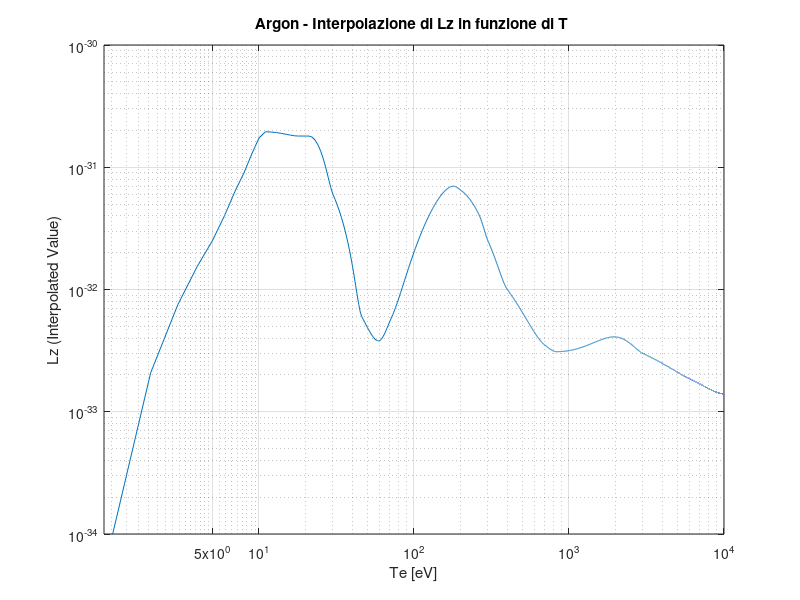
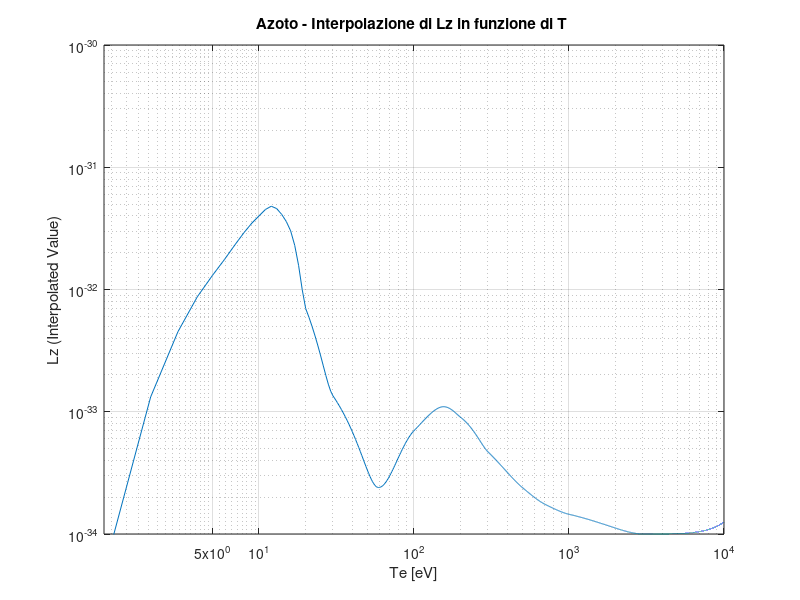
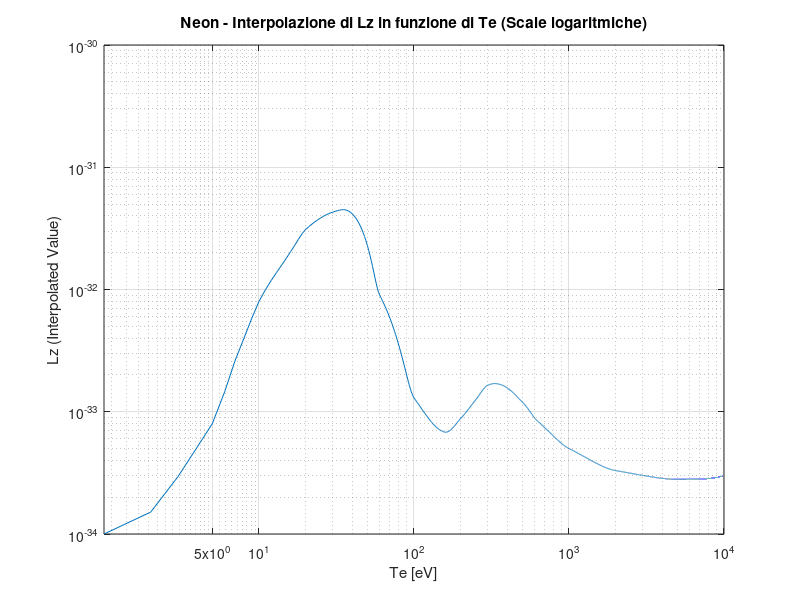
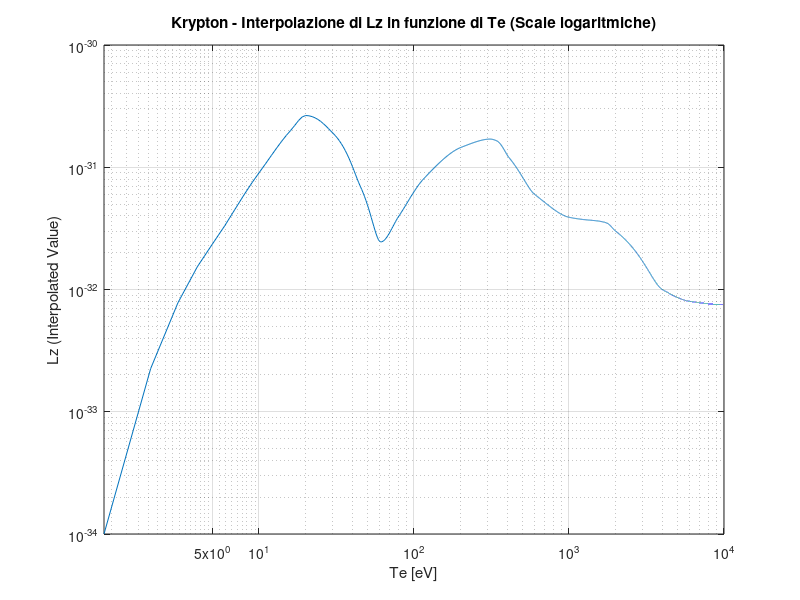

Write MATLAB code to recreate these figures, in order.
clc
clear all 
close all 

%% deuterio

perc_deu_div = 0.2 % percentuale di deuterio che va nel divertore dalla valavola di deuterio
%tau_deu_div = 1/12 % costante di tempo del sistema di pompaggio 1/polo del modello di pompaggio al divertore
tau_deu_div = 1/12 % --> valore originale 1/12 -->

A_deu_div = -1/tau_deu_div
B_deu_div = perc_deu_div
C_deu_div = 1 
D_deu_div = 0

perc_deu_core = 1-perc_deu_div % percentuale di deuterio che va nel divertore dalla valvola
%tau_deu_core = 1/4 % tau del modello di pompaggio deuterio nel core
tau_deu_core = 1/4 % --> valore originale 1/4 
 
A_deu_core = -1/tau_deu_core
B_deu_core = perc_deu_core
C_deu_core = 1 
D_deu_core = 0

%% azoto

perc_azoto_div = 0.8 % percentuale di azoto che va nel divertore dalla valavola dell' azoto
tau_azoto_div = 1/12 % --> valore originale 1/12 costante di tempo del sistema di pompaggio 1/polo del modello di pompaggio al divertore
A_azoto_div = -1/tau_azoto_div
B_azoto_div = perc_azoto_div
C_azoto_div = 1 
D_azoto_div = 0

perc_azoto_core = 1-perc_azoto_div % percentuale di azoto che va nel core dalla valavola 
tau_azoto_core = 1/4 % --> valore  originale 1/4 tau del modello di pompaggio al core valore originale di partenza: 1/4
A_azoto_core = -1/tau_azoto_core
B_azoto_core = perc_azoto_core
C_azoto_core = 1 
D_azoto_core = 0



%% azoto prova più lento
perc_azoto_div = 0.8 % percentuale di azoto che va nel divertore dalla valavola dell' azoto
tau_azoto_div_prova = 1/2 % costante di tempo del sistema di pompaggio 1/polo del modello di pompaggio
A_azoto_div_prova = -1/tau_azoto_div_prova
B_azoto_div = perc_azoto_div
C_azoto_div = 1 
D_azoto_div = 0

perc_azoto_core = 1-perc_azoto_div % percentuale di azoto che va nel core dalla valavola di azoto
tau_azoto_core_prova = 1/1 % tau del modello di pompaggio al core
A_azoto_core_prova = -1/tau_azoto_core_prova
B_azoto_core = perc_azoto_core
C_azoto_core = 1 
D_azoto_core = 0
%% condizione iniziale 
ne0_div = 10^18 %densità elettronica sul divertore iniziale 
ne0_core = 10^18 %densità elettronica sul core iniziale
ion = 7  % Azoto: 7 , Krypton: 36 %livello di ionizzazione delle impurezze 
Te_tar = 2 % temperatura elettronica sul target
Te_omp = 80 %temperatura elettronica outer midplane
k0 = 1000
Te_tar2 = 10 % temperatura elettronica sul target nella simulazione in cui la temperatura non rimane costante 
Te_omp2 = 100 %temperatura elettronica outer midplane nella simulazione in cui la temperatura non rimane costante 

%% caso in cui non faccio distinzione tra core e divertore

tau_deu = 1/3 % costante di tempo del sistema di pompaggio 1/polo del modello di pompaggio al divertore
A_deu_med = -1/tau_deu
B_deu_med = 1
C_deu_med = 1 
D_deu_med = 0

tau_azoto = 1/3 % costante di tempo del sistema di pompaggio 1/polo del modello di pompaggio al divertore
A_azoto_med = -1/tau_azoto
B_azoto_med = 1
C_azoto_med = 1 
D_azoto_med = 0

%% Lz di argon 

% Definisci i punti dati per l'interpolazione
Te_valuesArgon = [0, 1, 5, 8,11, 18, 21, 30, 46, 59, 72, 180, 200, 260,300,400, 700, 830, 1950, 3000, 6300, 10000];
%Te_values = [0, 5, 11, 18, 21, 30, 46, 59, 72, 180, 200, 260,300,400, 700, 830, 1950, 3000, 6300, 10000];  % Valori di temperatura campione



Lz_valuesArgon = [5e-35, 5e-35, 2.5e-32, 9e-32,1.95e-31, 1.8e-31, 1.8e-31, 6e-32, 6e-33, 3.8e-33, 6e-33, 7e-32, 6.5e-32, 4.2e-32, 2.5e-32, 1e-32,3.5e-33, 3.1e-33, 4.1e-33, 3e-33,1.8e-33, 1.4e-33];     % Valori di Lz corrispondenti
%Lz_valuesArgon = [1e-34, 2.5e-32, 1.95e-31, 1.8e-31, 1.8e-31, 6e-32, 6e-33, 3.8e-33, 6e-33, 7e-32, 6.5e-32, 4.2e-32, 2.5e-32, 1e-32,3.5e-33, 3.1e-33, 4.1e-33, 3e-33,1.8e-33, 1.4e-33];


% Crea un intervallo di temperature da interpolare
Te = linspace(min(Te_valuesArgon), max(Te_valuesArgon), 10000);  % 100 punti tra min e max di Te_values

% Calcola i valori interpolati di Lz
%Lz = interp1(Te_values, Lz_valuesArgon, Te, 'linear', 'extrap');
Lz = interp1(Te_valuesArgon, Lz_valuesArgon, Te, 'pchip', 'extrap');

% Visualizza il grafico di Lz in funzione di Te
figure(1);
plot(Te, Lz, '-'); % Usa plot normale
set(gca, 'XScale', 'log'); % Imposta l'asse x su scala logaritmica
set(gca, 'YScale', 'log'); % Imposta l'asse y su scala logaritmica
xlabel('Te [eV]');
ylabel('Lz (Interpolated Value)');
title('Argon - Interpolazione di Lz in funzione di T ');
grid on;

% Asse y
yticks([1e-34, 1e-33, 1e-32, 1e-31, 1e-30]); % Tacche logaritmiche su y
ylim([1e-34, 1e-30]); % Limita l'intervallo dei valori di y

xticks([5, 10, 100, 1000, 10000]); % Tacche logaritmiche su x
xlim([0, 10000]); % Limita l'intervallo dei valori di y

%% Lz Azoto

% Definisci i punti dati per l'interpolazione
Te_valuesAzoto = [0,1, 5, 10, 12, 15, 20, 30, 59, 100, 155, 200, 300, 500, 700, 1000, 3000, 10000];  % Valori di temperatura campione
Lz_valuesAzoto = [5e-35, 5e-35,1.3e-32, 4.0e-32, 4.8e-32, 3.6e-32, 7e-33, 1.35e-33, 2.4e-34, 7e-34, 1.1e-33, 9e-34, 4.7e-34, 2.4e-34, 1.75e-34, 1.45e-34, 1e-34, 1.25e-34];     % Valori di Lz corrispondenti

% Crea un intervallo di temperature da interpolare
Te = linspace(min(Te_valuesAzoto), max(Te_valuesAzoto), 10000);  % 10000 punti tra min e max di Te_values


% Calcola i valori interpolati di Lz
Lz = interp1(Te_valuesAzoto, Lz_valuesAzoto, Te, 'pchip', 'extrap');

% Visualizza il grafico di Lz in funzione di Te
figure(2);
plot(Te, Lz, '-'); % Usa plot normale
set(gca, 'XScale', 'log'); % Imposta l'asse x su scala logaritmica
set(gca, 'YScale', 'log'); % Imposta l'asse y su scala logaritmica
xlabel('Te [eV]');
ylabel('Lz (Interpolated Value)');
title('Azoto - Interpolazione di Lz in funzione di T ');
grid on;

% Asse y
yticks([1e-34, 1e-33, 1e-32, 1e-31, 1e-30]); % Tacche logaritmiche su y
ylim([1e-34, 1e-30]); % Limita l'intervallo dei valori di y

xticks([5, 10, 100, 1000, 10000]); % Tacche logaritmiche su x
xlim([0, 10000]); % Limita l'intervallo dei valori di y

%% Lz neon

% Definizione dei punti dati
Te_valuesNeon = [0, 1, 5, 8, 10, 15, 17, 20, 30, 35, 60, 100, 150, 160, 200, 250, 300, 330, 500, 620, 1000,2000,5000,10000];  % Valori di temperatura
Lz_valuesNeon = [1e-34, 1e-34, 8e-34, 4e-33, 8e-33, 1.8e-32, 2.3e-32, 3.1e-32, 4.3e-32, 4.5e-32, 9e-33, 1.3e-33, 7e-34, 6.8e-34, 8.8e-34, 1.25e-33, 1.65e-33, 1.7e-33, 1.2e-33, 8.5e-34, 5e-34,3.3e-34, 2.8e-34,3e-34]; 

% Crea un intervallo di temperature da interpolare
Te = linspace(min(Te_valuesNeon), max(Te_valuesNeon), 10000);  % 100 punti tra min e max di Te_values

% Calcola i valori interpolati di Lz
Lz = interp1(Te_valuesNeon, Lz_valuesNeon, Te, 'pchip', 'extrap');

% Visualizza il grafico di Lz in funzione di Te
figure(3);
plot(Te, Lz, '-'); % Usa plot normale
set(gca, 'XScale', 'log'); % Imposta l'asse x su scala logaritmica
set(gca, 'YScale', 'log'); % Imposta l'asse y su scala logaritmica
xlabel('Te [eV]');
ylabel('Lz (Interpolated Value)');
title('Neon - Interpolazione di Lz in funzione di Te (Scale logaritmiche)');
grid on;

% Asse y
yticks([1e-34, 1e-33, 1e-32, 1e-31, 1e-30]); % Tacche logaritmiche su y
ylim([1e-34, 1e-30]); % Limita l'intervallo dei valori di y

xticks([5, 10, 100, 1000, 10000]); % Tacche logaritmiche su x
xlim([0, 10000]); % Limita l'intervallo dei valori di y


%% Lz Krypton

% Definizione dei punti dati
Te_valuesKrypton = [0, 1, 5, 10, 16, 20, 30, 45, 61, 80, 115, 200, 310, 340, 410, 600, 1000, 1750, 2000, 4000, 6000, 10000];  % Valori di temperatura
Lz_valuesKrypton = [1e-34, 1e-34, 2.35e-32, 9e-32, 2e-31, 2.65e-31, 1.9e-31, 7e-32, 2.45e-32, 4e-32, 8e-32, 1.45e-31, 1.7e-31, 1.65e-31, 1.2e-31, 6e-32, 3.9e-32, 3.5e-32, 3e-32, 1e-32, 8e-33, 7.5e-33]; 

% Crea un intervallo di temperature da interpolare
Te = linspace(min(Te_valuesKrypton), max(Te_valuesKrypton), 10000);  % 100 punti tra min e max di Te_values

% Calcola i valori interpolati di Lz
Lz = interp1(Te_valuesKrypton, Lz_valuesKrypton, Te, 'pchip', 'extrap');

% Visualizza il grafico di Lz in funzione di Te
figure(4);
plot(Te, Lz, '-'); % Usa plot normale
set(gca, 'XScale', 'log'); % Imposta l'asse x su scala logaritmica
set(gca, 'YScale', 'log'); % Imposta l'asse y su scala logaritmica
xlabel('Te [eV]');
ylabel('Lz (Interpolated Value)');
title('Krypton - Interpolazione di Lz in funzione di Te (Scale logaritmiche)');
grid on;

% Asse y
yticks([1e-34, 1e-33, 1e-32, 1e-31, 1e-30]); % Tacche logaritmiche su y
ylim([1e-34, 1e-30]); % Limita l'intervallo dei valori di y

xticks([5, 10, 100, 1000, 10000]); % Tacche logaritmiche su x
xlim([0, 10000]); % Limita l'intervallo dei valori di y

%% Lz Tungsteno

% Definizione dei punti dati
Te_valuesTungsteno = [40,50,70,150,200,300,500,800,1000,1500,2000,3000,5000,7000,20000,40000,100000];  % Valori di temperatura
Lz_valuesTungsteno = [2.56*10^-31, 2.55*10^-31, 1.73*10^-31,1.57*10^-31 ,1.65*10^-31 ,1.99*10^-31, 2.91*10^-31,3.76*10^-31,4.21*10^-31,4.59*10^-31,4.38*10^-31,2.28*10^-31,1.87*10^-31,1.67*10^-31,7.3*10^-32, 4.95*10^-32, 2.50*10^-32]; 

% Crea un intervallo di temperature da interpolare
Te = linspace(min(Te_valuesTungsteno), max(Te_valuesTungsteno), 10000);  % 100 punti tra min e max di Te_values

% Calcola i valori interpolati di Lz
Lz = interp1(Te_valuesTungsteno, Lz_valuesTungsteno, Te, 'pchip', 'extrap');

% Visualizza il grafico di Lz in funzione di Te
figure(5);
plot(Te, Lz, '-'); % Usa plot normale
set(gca, 'XScale', 'log'); % Imposta l'asse x su scala logaritmica
set(gca, 'YScale', 'log'); % Imposta l'asse y su scala logaritmica
xlabel('Te [eV]');
ylabel('Lz (Interpolated Value)');
title('Tungsteno - Interpolazione di Lz in funzione di Te (Scale logaritmiche)');
grid on;

% Asse y
yticks([1e-34, 1e-33, 1e-32, 1e-31, 1e-30]); % Tacche logaritmiche su y
ylim([1e-34, 1e-30]); % Limita l'intervallo dei valori di y

xticks([5, 10, 100, 1000, 10000]); % Tacche logaritmiche su x
xlim([0, 10000]); % Limita l'intervallo dei valori di y


%% Dinamica variazione temperatura

tau_e = 0.50; % energy confinement time - valore tra quelli realistici per Iter
A_temp = -1/tau_e; % matrice A del sistema dinamico per la variazione della temperatura. 
B_temp = 0;
C_temp = 1;
D_temp = 0;

Ein = 7.2*10^6; %energia iniziale [J] contenuta nel core E = (3/2)*ne_core*Tcore*V per 10KeV

V = 30; % volume core in m^3 , abbiamo visto che il volume del Jet sono circa 100 m^3 ; solitamente
        % Volume core è circa il 30%

Kbr = 1.69*(10^-4)


ne_div = 15*10^19
ne_omp = 3*10^19 
L = 3 
k0 = 1700
Apar = 0.014
ne_core = 10^20
Zeff = 3.1
